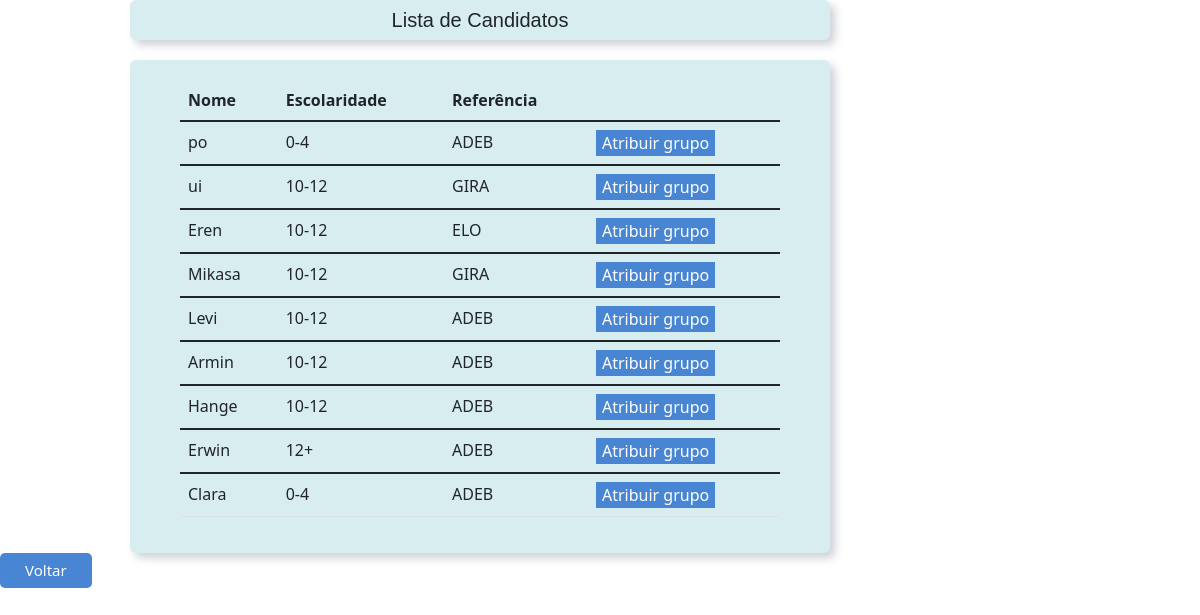
/sem_grupo, run on the app's committed database.
### diario/models.py (models this page shows)
class Utilizador (models.Model):
    opSexo = (
        ("Feminino", "Feminino"),
        ("Masculino", "Masculino"),
        ("Outros", "Outros")
    )
    nome = models.CharField(max_length=100)
    sexo = models.CharField(max_length=20, choices=opSexo, default="", blank=False, null=False)
    idade = models.CharField(max_length=20, default="")
    email = models.EmailField(max_length=100, blank=True)
    nascimento = models.DateField(null=True)
    data_entrada = models.DateTimeField(auto_now_add=True, null=True)
    nacionalidade = models.CharField(max_length=20, default="")
    class Meta:
        abstract = True

class Cuidador(Utilizador):
    opEscolaridade = (
        ("0-4", "0-4"),
        ("5-9", "5-9"),
        ("10-12", "10-12"),
        ("12+", "12+")
    )
    opRegime = (
        ("Online", "Online"),
        ("Presencial", "Presencial"),
        ("Misto", "Misto")
    )
    escolaridade = models.CharField(max_length=20, choices=opEscolaridade, default="0-9", blank=False, null=False)
    referenciacao = models.ForeignKey(Reference, on_delete=models.CASCADE)
    regime = models.CharField(max_length=20, choices=opRegime, default="Online", blank=False, null=False)
    localizacao = models.CharField(max_length=20, default="")
    grupoCare = models.ManyToManyField(GrupoCare, blank=True, related_name='cuidadores')
    def __str__(self):
        return f'{self.nome}'

class Reference(models.Model):
    reference= models.CharField(max_length=20, default="")
    def __str__(self):
        return f'{self.reference}'

### diario/views.py (the view)
# urls.py: path('sem_grupo',views.view_sem_grupo, name='sem_grupo'),
def view_sem_grupo(request):
    contexto = {
        'cuidadores': Cuidador.objects.filter(grupoCare=None),
    }
    return render(request, "diario/sem_grupo.html", contexto)

### diario/templates/diario/sem_grupo.html (shortened to what this page needs)
<!DOCTYPE html>
<html lang="en">
<head>
  <link href="https://cdn.jsdelivr.net/npm/bootstrap@5.1.3/dist/css/bootstrap.min.css" rel="stylesheet">
    </head>
<body>
<div class="center">
    <div class="dashboard">
    <div class="title">
        <h1>Lista de Candidatos</h1>
    </div>
<div class="info" >
    <table class="table table-hover">
            <thead>
                <tr>
                    <th>Nome</th>
                    <th>Escolaridade</th>
                    <th>Referência</th>
                </tr>
            </thead>
       {% for cuidador in cuidadores %}
           <tbody>
        <tr>
      <td>{{ cuidador }}</td>
      <td>{{ cuidador.escolaridade }}</td>
      <td>{{ cuidador.referenciacao }}</td>
      <td>
          <form action="{% url 'filtrar_grupo_para_candidato' cuidador.id %}">
              <button class="button3">Atribuir grupo</button>
            </form>
      </td>
    </tr>
           <tbody>
        {% endfor %}
    </table>
</div>
    <form  action="{% url 'grupos' %}">
        <button class="button" > Voltar </button>
    </form>
</div>
</div>
</body>
</html>

### diario/templates/diario/sem_grupo.html (style rules this page uses)
@media (min-width: 1000px) { div.center { width: 80vw; } }
.dashboard > div { padding: 0.5em; margin: 1.0em; font-size: 1em; border-radius: 6px; background-color: whitesmoke; box-shadow: -5px -5px 9px rgba(255,255,255,0.45), 5px 5px 9px rgba(94,104,121,0.3); }
.dashboard .title { grid-area: title; height: auto; width: 700px; background-color: #D7EDF0; text-align: center; margin: auto; margin-bottom: 20px; }
h1 { margin-top: auto; margin-bottom: auto; margin-right: auto; margin-left: auto; font-size: 20px; font-family:Arial ; }
.dashboard .info { padding-left: 50px; padding-right: 50px; padding-top: 20px; padding-bottom: 20px; height: auto; width: 700px; margin: auto; align-items: center; background-color: #D7EDF0; }
.button3 { background-color: #4886d3; border: none; color: white; margin: auto; }
.button { background-color: #4886d3; border: none; color: white; padding: 6px 25px; text-align: center; text-decoration: none; display: inline-block; font-size: 15px; margin: auto; cursor: pointer; border-radius: 5px; }
button, form { margin: auto; display: inline; }

### data on the page
Cuidador: nome "po", escolaridade "0-4", referenciacao "ADEB"
Cuidador: nome "ui", escolaridade "10-12", referenciacao "GIRA"
Cuidador: nome "Eren", escolaridade "10-12", referenciacao "ELO"
Cuidador: nome "Mikasa", escolaridade "10-12", referenciacao "GIRA"
Cuidador: nome "Levi", escolaridade "10-12", referenciacao "ADEB"
Cuidador: nome "Armin", escolaridade "10-12", referenciacao "ADEB"
Cuidador: nome "Hange", escolaridade "10-12", referenciacao "ADEB"
Cuidador: nome "Erwin", escolaridade "12+", referenciacao "ADEB"
Cuidador: nome "Clara", escolaridade "0-4", referenciacao "ADEB"
